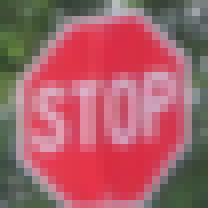
#> input picture data/traffic-stop-signs/template-1-2.png, 26 x 26 px, found by its file name (shown 8 times larger)
$ jupyter execute --allow-errors StopSignDetector.ipynb   (older library calls are emulated)
#> lines starting #> are read from the running program, lines starting #| are printed output that depends on the picture; after the words box and inside, x2 and y2 are one past the last pixel; in counts of white or black regions, pixels touching at a corner belong together; long printed decimals are rounded
[cell 1]
import cv2 as cv
import numpy as np
import scipy as sp
from scipy import signal
import matplotlib.pyplot as plt

[cell 2]
#T = cv.imread(r'data\traffic-stop-signs\template-x-2.png')
T1 = cv.imread(r'data\traffic-stop-signs\template-1-2.png')
#> T1 is the input picture: shape (26, 26, 3); mean B, G, R 104.4, 96, 166.1
#T_pic = cv.cvtColor(T, cv.COLOR_BGR2RGB)
T1 = cv.resize(T1, (64,64))
#> T1: shape (64, 64, 3)

T2 = cv.imread(r'data\traffic-stop-signs\template-x-2.png')
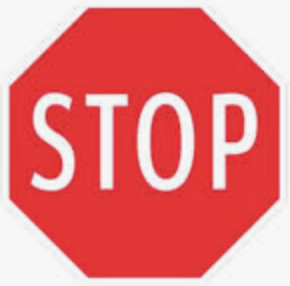
#> input picture data/traffic-stop-signs/template-x-2.png, 290 x 286 px, found by its file name
#> T2 is the input picture: shape (286, 290, 3); mean B, G, R 124.9, 123.7, 231.2
T2 = cv.resize(T2, (64,64))
#> T2: shape (64, 64, 3)

T3 = cv.imread(r'data\traffic-stop-signs\template-1-0.png')
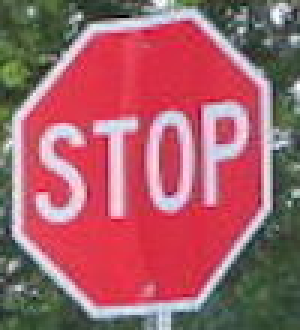
#> input picture data/traffic-stop-signs/template-1-0.png, 100 x 110 px, found by its file name (shown 3 times larger)
#> T3 is the input picture: shape (110, 100, 3); mean B, G, R 105.2, 96.3, 165
T3 = cv.resize(T3, (64,64))
#> T3: shape (64, 64, 3)

T4 = cv.imread(r'data\traffic-stop-signs\template-x-1.png')
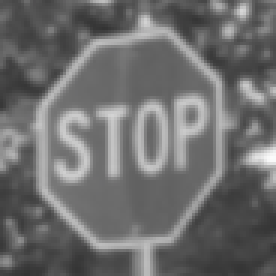
#> input picture data/traffic-stop-signs/template-x-1.png, 92 x 92 px, found by its file name (shown 3 times larger)
#> T4 is the input picture: shape (92, 92, 3); mean B, G, R 109.5, 109.4, 109.4
T4 = cv.resize(T3, (64,64))


#plt.title('Template')
#plt.imshow(T, cmap='gray');

[cell 3]
I1 = cv.imread('data/traffic-stop-signs/traffic-stop-1.jpg')
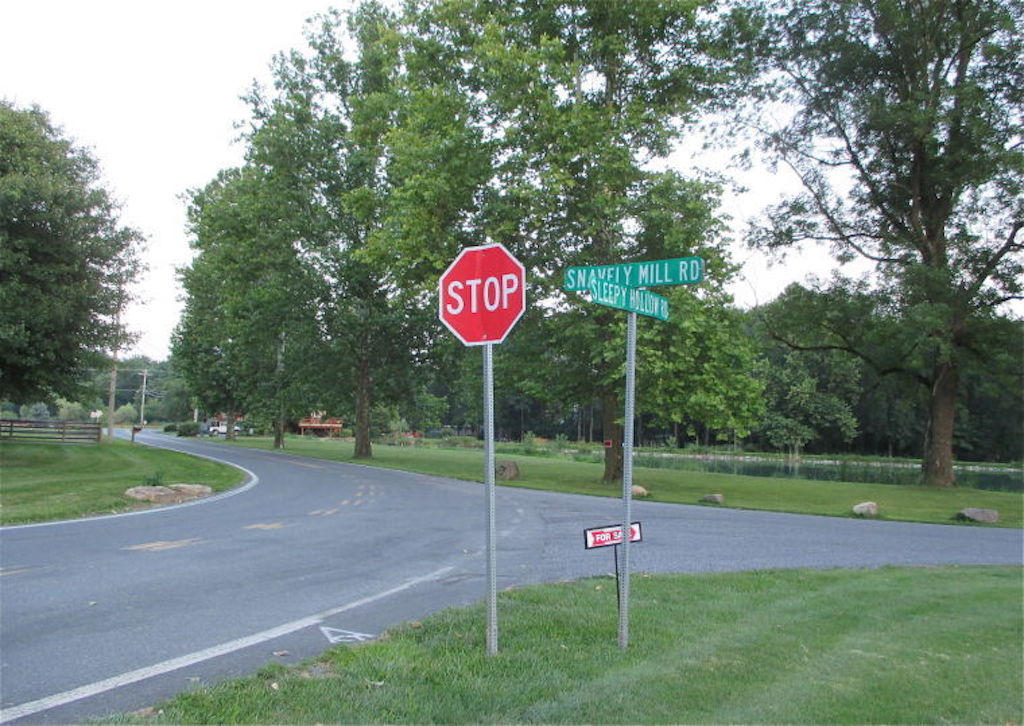
#> input picture data/traffic-stop-signs/traffic-stop-1.jpg, 1024 x 726 px
#> I1 is the input picture: shape (726, 1024, 3); mean B, G, R 121.1, 132.5, 116.5
I1_pic = cv.cvtColor(I1, cv.COLOR_BGR2RGB)

I2 = cv.imread('data/traffic-stop-signs/open-road.jpg')
#> (the rest of this cell did not finish here and is left out)

[cell 4]
#Makes color red stand out the most
def extract_red(I, T):
    I_copy = I.copy()
    T_copy = T.copy()
    I_copy = cv.cvtColor(I_copy, cv.COLOR_BGR2HSV)
#> I_copy: shape (726, 1024, 3); mean H, S, V 69.1, 57, 138.2
    T_copy = cv.cvtColor(T_copy, cv.COLOR_BGR2HSV)
#> T_copy: shape (64, 64, 3); mean H, S, V 134.5, 105.6, 170.3

    lower = np.array([0,150,150])
    upper = np.array([180,255,255])
    I_copy = cv.inRange(I_copy, lower, upper)
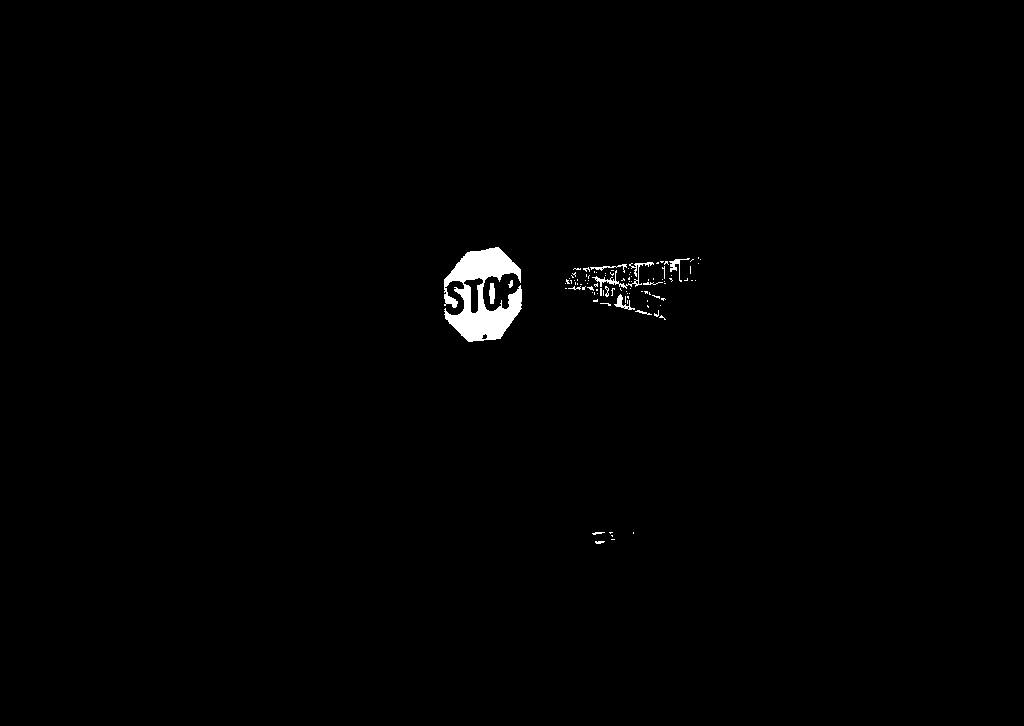
#> I_copy: shape (726, 1024); 0.73% white; 99 white regions (86 under 20 px), largest, box (x1, y1, x2, y2) and area: (444, 247, 522, 342) 4144, (592, 262, 654, 289) 270, (669, 258, 690, 282) 111
    T_copy = cv.inRange(T_copy, lower, upper)
#> T_copy: shape (64, 64); 29.9% white; 3 white regions (1 under 20 px), largest, box (x1, y1, x2, y2) and area: (11, 30, 55, 62) 686, (10, 6, 54, 26) 528

    #plt.subplot(121),plt.imshow(I_copy)
    #plt.subplot(122),plt.imshow(T_copy)
    #plt.show()
    return I_copy, T_copy

[cell 5]
# [47 lines left out: functions highlight, highlight_original, not called in this run]

[cell 6]
#Custom function
def get_bounds(R, T, I, n,  use_max=True):
    W, H = I.shape[0], I.shape[1]
    w, h = T.shape[0], T.shape[1]
    wr, hg = R.shape[0], R.shape[1]

    min_val, max_val, min_loc, max_loc = cv.minMaxLoc(R)
    loc = max_loc if use_max else min_loc
    val = max_val if use_max else min_val

    loc1 = loc + np.array([h//2, w//2])               # Size of R is different from I
    tl = loc1 - np.array([h//2, w//2])
    br = loc1 + np.array([h//2, w//2])

    first_coord = tl * n
    second_coord = (br * n) - first_coord #Gets relative position
    coords = np.append(first_coord, second_coord)

    return coords, loc, val

[cell 7]
# [10 lines left out: function find_loc_and_value_in_R, not called in this run]

[cell 8]
def draw_rect(I, bbox):

    I_ = np.copy(I)
    c = (1.0, 0, 0) if I_.dtype == 'float32' else (255, 0, 0)
    cv.rectangle(I_, bbox, c, 4)
    return I_

[cell 9]
def gen_gaussian_pyramid(I, levels):
    G = I.copy()
    gpI = [G]
    for i in range(levels):
        G = cv.pyrDown(G)
        gpI.append(G)
    return gpI

[cell 10]
# [20 lines left out: function visualize_guassian_pyramid, not called in this run]

[cell 11]
def make_square(I):
    h = I.shape[0]
#> h = 726
    w = I.shape[1]
#> w = 1024

    n_levels = np.int(np.ceil(np.log(np.max([h,w]))/np.log(2)))
#> n_levels = 10
    new_h = np.power(2, n_levels)
#> new_h = 1024
    new_w = new_h
#> new_w = 1024

    if len(I.shape) == 3:
        tmp = np.zeros([new_h, new_w, I.shape[2]], dtype=I.dtype)
        tmp[:h,:w,:] = I
    else:
        tmp = np.zeros([new_h, new_w], dtype=I.dtype)
        tmp[:h,:w] = I

    return tmp, n_levels

[cell 12]
def find_stop_sign(T, I):
    """
    Given a traffic stop sign template T and an image I, returns the bounding box
    for the detected stop sign.

    A bounding box is defined as follows: [top, left, height, width]

    You may return an empty bounding box [0,0,1,1] to indicate that a
    stop sign wasn't found.
    """

    I, T = extract_red(I, T)


    sqr_img, levels = make_square(I)
#> levels = 10
    #print(levels)
    gp = gen_gaussian_pyramid(sqr_img, levels)
#> the loop in gen_gaussian_pyramid, `for i in range(levels):` made 10 passes
#> G on passes 8 to 10: [[0, 1, 3, 1], [0, 2, 8, 3], [0, 1, 3, 1], [0, 0, 0, 0]], [[1, 3], [1, 2]], [2]
#> after the loop in gen_gaussian_pyramid, `for i in range(levels):`: gpI = 11 items
#> gp = 11 items
    '''
    plt.figure(figsize=(10,10))
    plt.title('Image')
    plt.imshow(visualize_guassian_pyramid(gp), cmap='gray')
    plt.xticks([])
    plt.yticks([]);
    '''

    index = 1
    max_values = [0,0,1,1]
    max_value = 0
    for img in gp:
        #print(T.shape <= img.shape)
        #print("T: ", T.shape, " img: ", img.shape)

        #Only does below code if image is bigger then the template
        if img.shape > T.shape:
            method = 'cv.TM_CCOEFF_NORMED'
            R = cv.matchTemplate(img, T, eval(method))
            ##I_, loc, val = highlight(R, T, img, use_max=True)
            #I_, loc, val = highlight_original(R, T, I, index, use_max=True)
            coords, loc, val = get_bounds(R, T, I, index, use_max=True)
            #print(val)

            if val > 0.38 and val > max_value:
                print(val)
                max_values = coords
                max_value = val
        index += 1
#> this loop made 11 passes
#> (wr in get_bounds, hg in get_bounds, min_val in get_bounds, max_val in get_bounds, min_loc in get_bounds, val, loc1 in get_bounds, tl in get_bounds) on pass 2: (449, 449, -0.228, 0.553, (242, 115), 0.553, [237, 147], [205, 115])
#> (wr in get_bounds, hg in get_bounds, min_val in get_bounds, max_val in get_bounds, min_loc in get_bounds, val, loc1 in get_bounds, tl in get_bounds) on passes 3 to 4: (193, 193, -0.201, 0.342, (114, 37), 0.342, [163, 52], [131, 20]), (65, 65, -0.124, 0.291, (24, 7), 0.291, [70, 51], [38, 19])
#| 0.5531
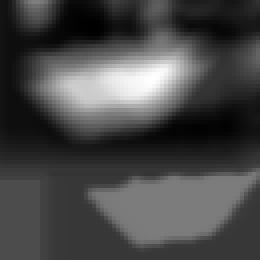
#> R: shape (65, 65) float32 (shown 4 times larger); min -0.124, max 0.291, mean -0.00709; drawn with min black and max white
#> after the loop, index = 12; max_value = 0.553


    return max_values

<h1>Test cases Below</h1>

[cell 13]
#First
bbox = find_stop_sign(T1, I1)
#> bbox = [410, 230, 128, 128]
print(f'Bbox = {bbox}')
#| Bbox = [410 230 128 128]

plt.figure(figsize=(10,10))
I_ = draw_rect(I1_pic, bbox)
#> in draw_rect, `cv.rectangle(I_, bbox, c, 4)`: I_: shape (726, 1024, 3); mean R, G, B 117.1, 132.1, 120.8
plt.imshow(I_, cmap='gray');

#Second
bbox = find_stop_sign(T2, I1)
#> in extract_red (call 2), `T_copy = cv.cvtColor(T_copy, cv.COLOR_BGR2HSV)`: T_copy: shape (64, 64, 3); mean H, S, V 36, 122.7, 231.4
#> in extract_red (call 2), `T_copy = cv.inRange(T_copy, lower, upper)`: T_copy: shape (64, 64); 60.7% white; 5 black regions, box (x1, y1, x2, y2) and area: (0, 0, 64, 64) 1144, (30, 21, 43, 43) 150, (47, 21, 57, 43) 123, (7, 21, 17, 43) 110, (19, 21, 28, 43) 83
#> the loop in gen_gaussian_pyramid (call 2), `for i in range(levels):` made 10 passes
#> the loop in find_stop_sign (call 2), `for img in gp: #print(T.shape <= img.shape) #print("T: ", T.shape, " i..` made 11 passes
#> (wr in get_bounds, hg in get_bounds, min_val in get_bounds, max_val in get_bounds, min_loc in get_bounds, val, loc1 in get_bounds, tl in get_bounds) on passes 2 to 4: (449, 449, -0.301, 0.325, (243, 74), 0.325, [253, 150], [221, 118]), (193, 193, -0.246, 0.206, (61, 14), 0.206, [129, 56], [97, 24]), (65, 65, -0.192, 0.153, (3, 31), 0.153, [74, 55], [42, 23])
#> (wr in get_bounds, hg in get_bounds, min_val in get_bounds, max_val in get_bounds, min_loc in get_bounds, val, loc1 in get_bounds, br in get_bounds) on pass 1: (961, 961, -0.303, 0.381, (498, 204), 0.381, [482, 313], [514, 345])
#| 0.3807
#> after the loop in find_stop_sign (call 2), `for img in gp:`:
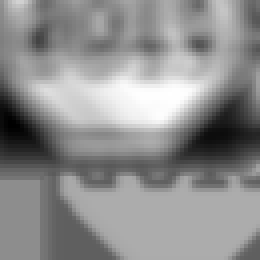
#> R: shape (65, 65) float32 (shown 4 times larger); min -0.192, max 0.153, mean 0.000836; drawn with min black and max white
#> after the loop in find_stop_sign (call 2), `for img in gp:`: index = 12; max_value = 0.381
#> bbox = [450, 281, 64, 64]
print(f'Bbox = {bbox}')
#| Bbox = [450 281  64  64]

plt.figure(figsize=(10,10))
I_ = draw_rect(I1_pic, bbox)
#> in draw_rect (call 2), `cv.rectangle(I_, bbox, c, 4)`: I_: shape (726, 1024, 3); mean R, G, B 116.6, 132.3, 120.9
plt.imshow(I_, cmap='gray');

#Third
bbox = find_stop_sign(T3, I1)
#> in extract_red (call 3), `T_copy = cv.cvtColor(T_copy, cv.COLOR_BGR2HSV)`: T_copy: shape (64, 64, 3); mean H, S, V 130.9, 110.8, 171.1
#> in extract_red (call 3), `T_copy = cv.inRange(T_copy, lower, upper)`:
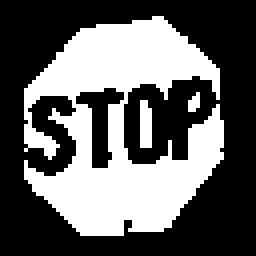
#> T_copy: shape (64, 64) (shown 4 times larger); 38.8% white; 3 white regions (1 under 20 px), largest, box (x1, y1, x2, y2) and area: (6, 4, 56, 59) 1546, (35, 25, 38, 37) 34
#> the loop in find_stop_sign (call 3), `for img in gp: #print(T.shape <= img.shape) #print("T: ", T.shape, " i..` made 11 passes
#> (wr in get_bounds, hg in get_bounds, min_val in get_bounds, max_val in get_bounds, min_loc in get_bounds, val, loc1 in get_bounds, tl in get_bounds) on pass 2: (449, 449, -0.234, 0.585, (249, 140), 0.585, [237, 149], [205, 117])
#> (wr in get_bounds, hg in get_bounds, min_val in get_bounds, max_val in get_bounds, min_loc in get_bounds, val, loc1 in get_bounds, tl in get_bounds) on passes 3 to 4: (193, 193, -0.212, 0.297, (112, 70), 0.297, [163, 55], [131, 23]), (65, 65, -0.138, 0.239, (51, 33), 0.239, [72, 53], [40, 21])
#| 0.5851
#> after the loop in find_stop_sign (call 3), `for img in gp:`:
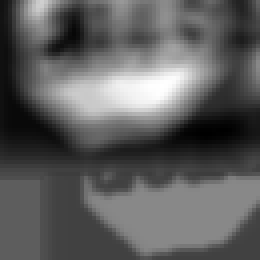
#> R: shape (65, 65) float32 (shown 4 times larger); min -0.138, max 0.239, mean 0.00101; drawn with min black and max white
#> after the loop in find_stop_sign (call 3), `for img in gp:`: index = 12; max_value = 0.585
#> bbox = [410, 234, 128, 128]
print(f'Bbox = {bbox}')
#| Bbox = [410 234 128 128]

plt.figure(figsize=(10,10))
I_ = draw_rect(I1_pic, bbox)
#> in draw_rect (call 3), `cv.rectangle(I_, bbox, c, 4)`:
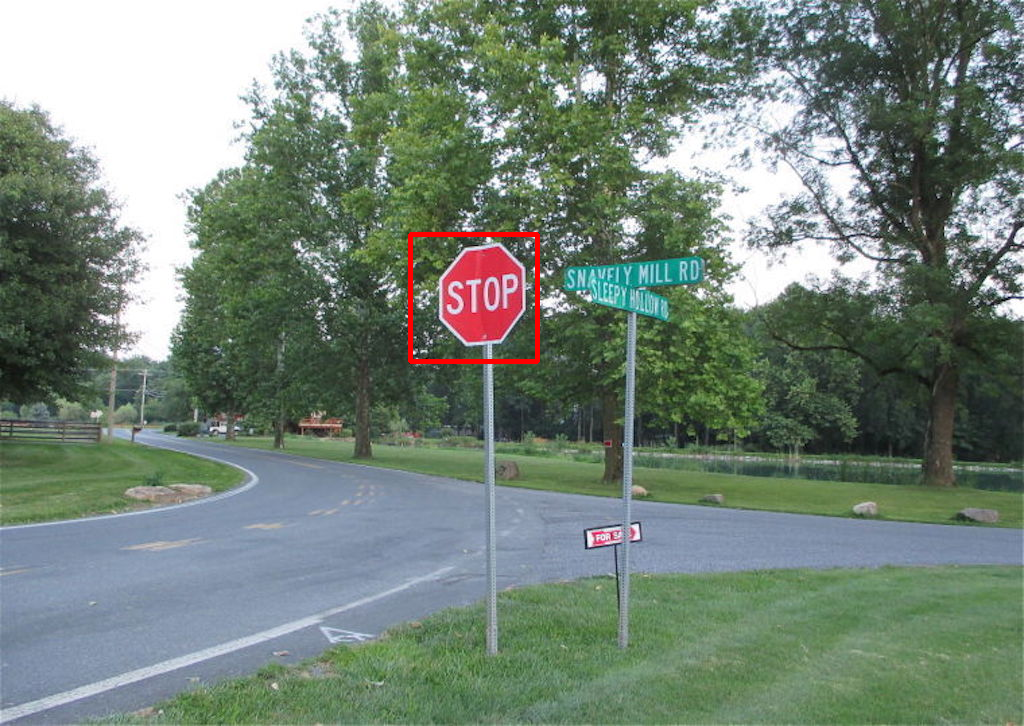
#> I_: shape (726, 1024, 3); mean R, G, B 117.1, 132.2, 120.8
plt.imshow(I_, cmap='gray');

#Fourth
#> (the rest of this cell did not finish here and is left out)
